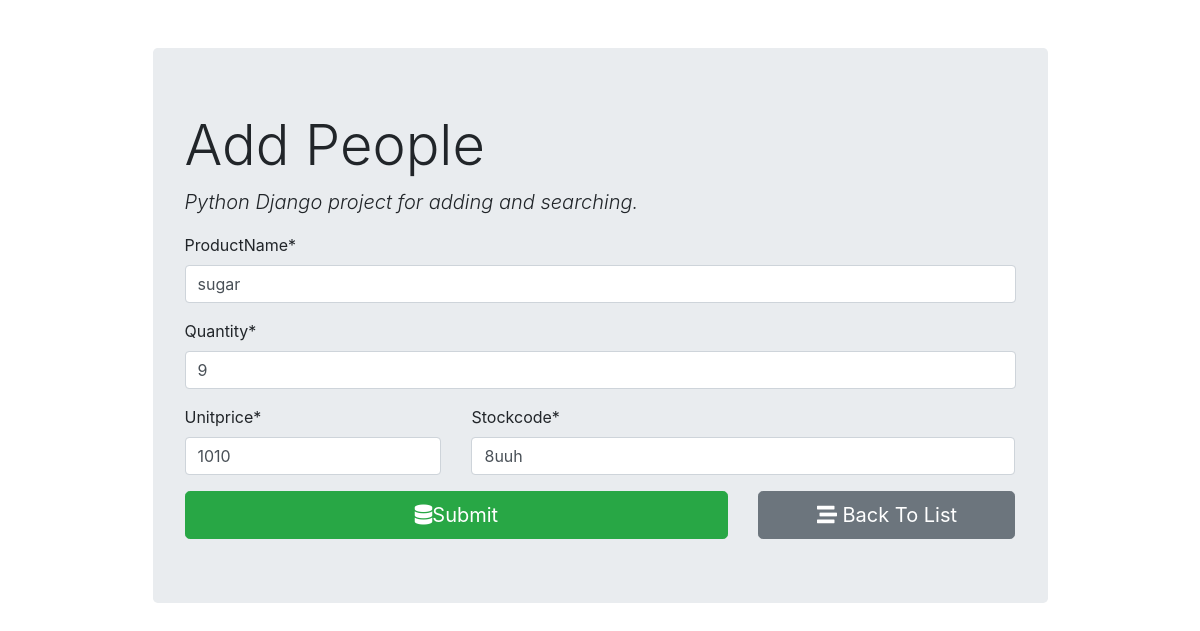
Page /product/3/ on the committed database.
### add_product/models.py (models this page shows)
class Product(models.Model):
    productName = models.CharField(max_length = 100)
    quantity = models.IntegerField()
    unitprice = models.IntegerField()
    stockcode = models.CharField(max_length = 10)

### add_product/views.py (the view, shortened to what this page needs)
# urls.py: path('',views.product_form, name='product_insert'), #get and post request for insert operation
def product_form(request, id=0):
    if request.method == "GET":
        if id == 0:
            form = AddProductForm()
        else:
            product = Product.objects.get(pk=id)
            form = AddProductForm(instance=product)
        return render(request, "add_product/product_form.html", {'form':form})

### add_product/forms.py
class AddProductForm(forms.ModelForm):
    class Meta:
        model = Product
        fields = '__all__'

### add_product/templates/add_product/product_form.html (shortened to what this page needs)
{% extends "add_product/base.html"%}
{% load crispy_forms_tags %}
 {% block content %}
<form action= "" method="post" autocomplete="off">
    {{form.productName|as_crispy_field}}
    {{form.quantity|as_crispy_field}}
    <div class="row">
        <div class="col-md-4">
        {{form.unitprice|as_crispy_field}}
        </div>
        <div class="col-md-8">
        {{form.stockcode|as_crispy_field}}
        </div>
    </div>
    <div class="row">
        <div class="col-md-8">
            <button type="submit" class="btn btn-success btn-block btn-lg"> <i class="fas fa-database"></i>Submit</button>
        </div>
        <div class="col-md-4">
            <a href="{% url 'product_list' %}" class = "btn btn-secondary btn-block btn-lg">
                <i class="fas fa-stream"></i> Back To List
            </a>
        </div>
    </div>
</form>
 {% endblock content%}

### rows in the picture
Product: productName "sugar", quantity "9", unitprice "1010", stockcode "8uuh"
